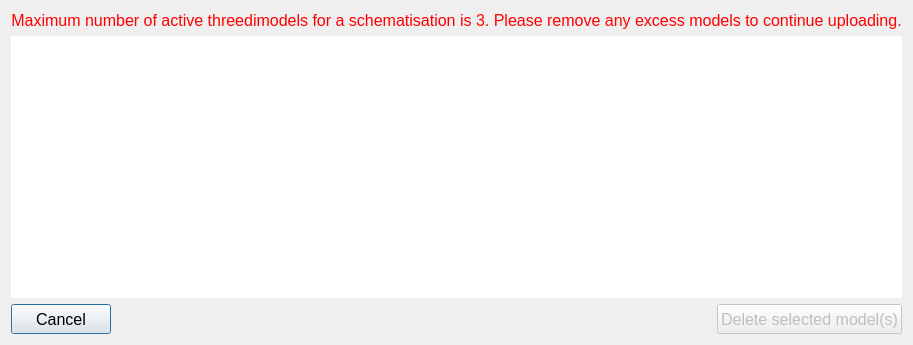
<?xml version="1.0" encoding="UTF-8"?>
<ui version="4.0">
 <class>Dialog</class>
 <widget class="QDialog" name="Dialog">
  <property name="geometry">
   <rect>
    <x>0</x>
    <y>0</y>
    <width>900</width>
    <height>345</height>
   </rect>
  </property>
  <property name="font">
   <font>
    <family>Segoe UI</family>
   </font>
  </property>
  <property name="windowTitle">
   <string>Delete excess models</string>
  </property>
  <layout class="QGridLayout" name="gridLayout">
   <item row="0" column="0" colspan="3">
    <widget class="QLabel" name="label">
     <property name="font">
      <font>
       <pointsize>12</pointsize>
      </font>
     </property>
     <property name="text">
      <string>&lt;html&gt;&lt;head/&gt;&lt;body&gt;&lt;p&gt;&lt;span style=&quot; color:#ff0000;&quot;&gt;Maximum number of active threedimodels for a schematisation is 3. Please remove any excess models to continue uploading.&lt;/span&gt;&lt;/p&gt;&lt;/body&gt;&lt;/html&gt;</string>
     </property>
     <property name="alignment">
      <set>Qt::AlignCenter</set>
     </property>
    </widget>
   </item>
   <item row="2" column="0">
    <widget class="QPushButton" name="pb_cancel">
     <property name="minimumSize">
      <size>
       <width>100</width>
       <height>30</height>
      </size>
     </property>
     <property name="maximumSize">
      <size>
       <width>16777215</width>
       <height>16777215</height>
      </size>
     </property>
     <property name="font">
      <font>
       <family>Segoe UI</family>
       <pointsize>12</pointsize>
      </font>
     </property>
     <property name="text">
      <string>Cancel</string>
     </property>
    </widget>
   </item>
   <item row="2" column="2">
    <widget class="QPushButton" name="pb_delete">
     <property name="enabled">
      <bool>false</bool>
     </property>
     <property name="minimumSize">
      <size>
       <width>100</width>
       <height>30</height>
      </size>
     </property>
     <property name="maximumSize">
      <size>
       <width>16777215</width>
       <height>16777215</height>
      </size>
     </property>
     <property name="font">
      <font>
       <family>Segoe UI</family>
       <pointsize>12</pointsize>
      </font>
     </property>
     <property name="text">
      <string>Delete selected model(s)</string>
     </property>
    </widget>
   </item>
   <item row="2" column="1">
    <spacer name="horizontalSpacer">
     <property name="orientation">
      <enum>Qt::Horizontal</enum>
     </property>
     <property name="sizeHint" stdset="0">
      <size>
       <width>40</width>
       <height>20</height>
      </size>
     </property>
    </spacer>
   </item>
   <item row="1" column="0" colspan="3">
    <widget class="QTreeView" name="models_tv">
     <property name="font">
      <font>
       <pointsize>10</pointsize>
      </font>
     </property>
     <property name="frameShape">
      <enum>QFrame::NoFrame</enum>
     </property>
     <property name="editTriggers">
      <set>QAbstractItemView::NoEditTriggers</set>
     </property>
     <property name="selectionMode">
      <enum>QAbstractItemView::ExtendedSelection</enum>
     </property>
    </widget>
   </item>
  </layout>
 </widget>
 <resources/>
 <connections/>
</ui>
